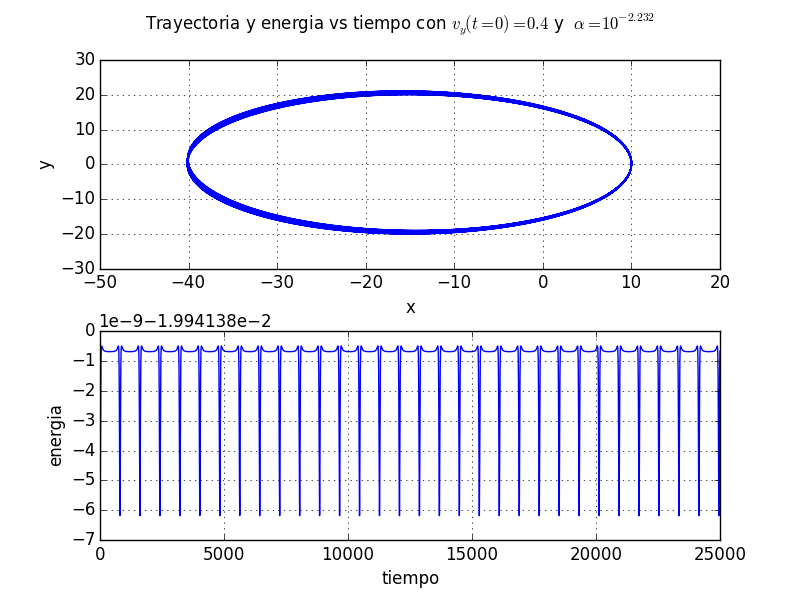

Reproduce this figure in Python.
from planeta import Planeta
import numpy as np
import matplotlib.pyplot as plt

condicion_inicial = [10, 0, 0, 0.4]
p = Planeta(condicion_inicial, 10**(-2.232))#RUT=18.769.232-6
#p = Planeta(condicion_inicial)

N_steps = np.int(1e6)
dt=24500./N_steps
t=np.linspace(0,25000,N_steps)
#creamos los arrays en que se guardara la informacion
x= np.zeros(N_steps)
y= np.zeros(N_steps)
energia = np.zeros(N_steps)

x[0]= 10
y[0]= 0
energia[0]=p.energia_actual

for i in range(1, N_steps):
    p.avanza_verlet(dt)
    x[i]=p.y_actual[0]
    y[i]=p.y_actual[1]
    p.energia_total()
    energia[i]=p.energia_actual

fig = plt.figure(1)
fig.clf()

ax1 = fig.add_subplot(211)
plt.suptitle('Trayectoria y energia vs tiempo con $v_{y}(t=0)=0.4$ y  ' r'$\alpha=10^{-2.232}$')
fig.subplots_adjust(hspace=.3)
ax1.plot(x,y)
ax1.grid(True)
ax1.set_xlabel('x')
ax1.set_ylabel('y')
ax2 = fig.add_subplot(212)
ax2.plot(t,energia)
ax2.grid(True)
ax2.set_xlabel('tiempo')
ax2.set_ylabel('energia')


distancia=np.zeros(len(x))
for i in range(len(x)):
    distancia[i]=np.sqrt(x[i]**2+y[i]**2)

vuelta=len(x)/31

x_max=np.zeros(31)
y_max=np.zeros(31)
x_min=np.zeros(31)
y_min=np.zeros(31)
theta_afelio=np.zeros(31)
delta_theta=np.zeros(30)
tiempo=np.zeros(31)
delta_tiempo=np.zeros(30)
velocidad_angular=np.zeros(30)

for i in range(31):
    rango=distancia[i*vuelta:(i+1)*vuelta]
    x_max[i]=x[np.where(rango==rango.max())[0]+i*vuelta]
    y_max[i]=y[np.where(rango==rango.max())[0]+i*vuelta]
    x_min[i]=x[np.where(rango==rango.min())[0]+i*vuelta]
    y_min[i]=y[np.where(rango==rango.min())[0]+i*vuelta]
    theta_afelio[i]=np.arctan(y_max[i]/(float)(x_max[i]))
    tiempo[i]=dt*(np.where(rango==rango.max())[0]+i*vuelta)

for i in range(30):
    delta_theta[i]=theta_afelio[i+1]-theta_afelio[i]
    delta_tiempo[i]=tiempo[i+1]-tiempo[i]
    velocidad_angular[i]=delta_theta[i]/(float)(delta_tiempo[i])

suma_velocidades_angular=0
for velocidad in velocidad_angular:
    suma_velocidades_angular+=velocidad

velocidad_angular_promedio=suma_velocidades_angular/30.

print velocidad_angular_promedio






plt.draw()
plt.show()
plt.savefig('alpha_distinto_de_cero.png')
